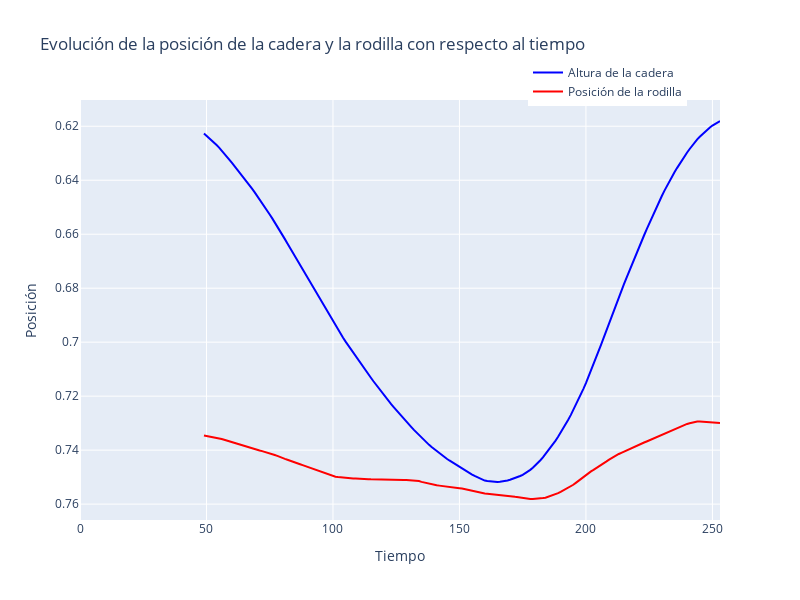
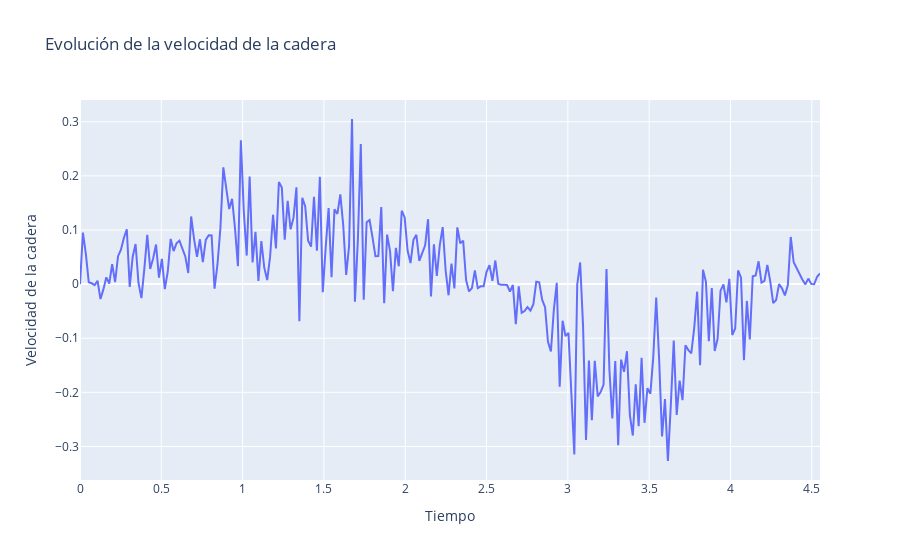
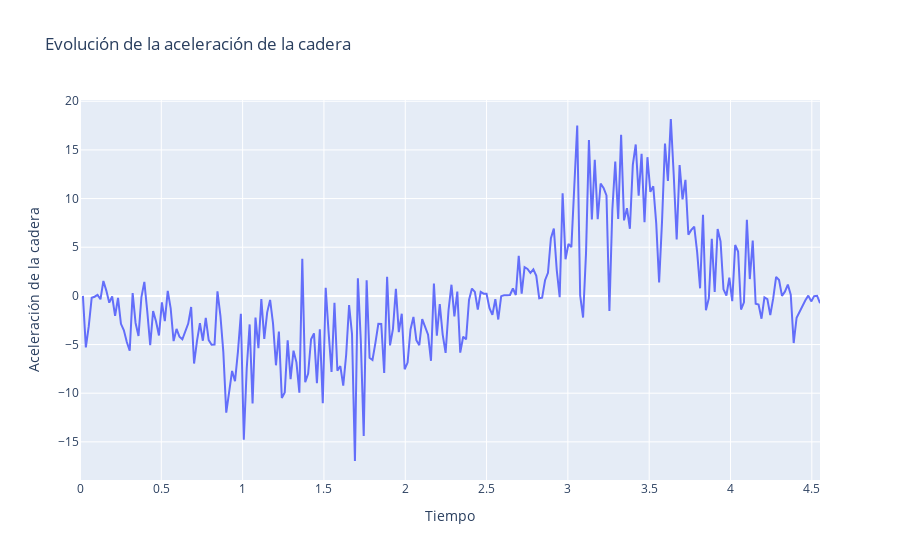

These figures' notebook cell, in order:
### Markdown cell above
# Gráficos

### Code cell
#-------------------VERSION CON PLOTLY---------------------------

window_size = 50
left_hip_y_smoothed = df_completo['LEFT_HIP_Y'].rolling(window=window_size).mean()
left_knee_y_smoothed = df_completo['LEFT_KNEE_Y'].rolling(window=window_size).mean()

#------------POSICIONES DE CADERA Y RODILLA----------------------
trace1 = go.Scatter(x=df_completo.index, y=left_hip_y_smoothed, mode='lines', name='Altura de la cadera', line=dict(color='blue'))
trace2 = go.Scatter(x=df_completo.index, y=left_knee_y_smoothed, mode='lines', name='Posición de la rodilla', line=dict(color='red'))

fig_posiciones = make_subplots(rows=1, cols=1, shared_xaxes=True, vertical_spacing=0.1)
fig_posiciones.add_trace(trace1, row=1, col=1)
fig_posiciones.add_trace(trace2, row=1, col=1)

fig_posiciones.update_layout(
    title='Evolución de la posición de la cadera y la rodilla con respecto al tiempo',
    xaxis=dict(title='Tiempo'),
    yaxis=dict(title='Posición', autorange='reversed'),  # Invertir eje Y
    yaxis2=dict(title='Posición', autorange='reversed'),  # Invertir eje Y
    legend=dict(x=0.7, y=1.1),
    height=600,
    width=800
)


#------------VELOCIDAD----------------------
# Crear figura para la velocidad de la cadera
fig_velocidad = px.line(df_completo, x='Tiempo', y='Velocidad(Cadera)_Y', title='Evolución de la velocidad de la cadera')
fig_velocidad.update_xaxes(title_text='Tiempo')
fig_velocidad.update_yaxes(title_text='Velocidad de la cadera')


#-----------ACELERACIÓN---------------------
# Crear figura para la aceleración de la cadera
fig_aceleracion = px.line(df_completo, x='Tiempo', y='Aceleracion(Cadera)_Y', title='Evolución de la aceleración de la cadera')
fig_aceleracion.update_xaxes(title_text='Tiempo')
fig_aceleracion.update_yaxes(title_text='Aceleración de la cadera')

# Mostrar las figuras
fig_posiciones.show()
fig_velocidad.show()
fig_aceleracion.show()

### Figure 1 — Plotly figure (JSON) as saved in the notebook; plotly's stock layout.template omitted (floating-point values rounded to 4 significant figures; data arrays with more than 128 entries replaced by an {"elided": "..."} marker saying what was removed)
{"data": [{"line": {"color": "blue"}, "mode": "lines", "name": "Altura de la cadera", "type": "scatter", "x": {"elided": "254 int values"}, "xaxis": "x", "y": {"elided": "254 float values"}, "yaxis": "y"}, {"line": {"color": "red"}, "mode": "lines", "name": "Posición de la rodilla", "type": "scatter", "x": {"elided": "254 int values"}, "xaxis": "x", "y": {"elided": "254 float values"}, "yaxis": "y"}], "layout": {"height": 600, "legend": {"x": 0.7, "y": 1.1}, "title": {"text": "Evolución de la posición de la cadera y la rodilla con respecto al tiempo"}, "width": 800, "xaxis": {"anchor": "y", "domain": [0, 1], "title": {"text": "Tiempo"}}, "yaxis": {"anchor": "x", "autorange": "reversed", "domain": [0, 1], "title": {"text": "Posición"}}, "yaxis2": {"autorange": "reversed", "title": {"text": "Posición"}}}}

### Figure 2 — Plotly figure (JSON) as saved in the notebook; plotly's stock layout.template omitted (floating-point values rounded to 4 significant figures; data arrays with more than 128 entries replaced by an {"elided": "..."} marker saying what was removed)
{"data": [{"hovertemplate": "Tiempo=%{x}<br>Velocidad(Cadera)_Y=%{y}<extra></extra>", "legendgroup": "", "line": {"color": "#636efa", "dash": "solid"}, "marker": {"symbol": "circle"}, "mode": "lines", "name": "", "orientation": "v", "showlegend": false, "type": "scatter", "x": {"elided": "254 float values"}, "xaxis": "x", "y": {"elided": "254 float values"}, "yaxis": "y"}], "layout": {"legend": {"tracegroupgap": 0}, "title": {"text": "Evolución de la velocidad de la cadera"}, "xaxis": {"anchor": "y", "domain": [0, 1], "title": {"text": "Tiempo"}}, "yaxis": {"anchor": "x", "domain": [0, 1], "title": {"text": "Velocidad de la cadera"}}}}

### Figure 3 — Plotly figure (JSON) as saved in the notebook; plotly's stock layout.template omitted (floating-point values rounded to 4 significant figures; data arrays with more than 128 entries replaced by an {"elided": "..."} marker saying what was removed)
{"data": [{"hovertemplate": "Tiempo=%{x}<br>Aceleracion(Cadera)_Y=%{y}<extra></extra>", "legendgroup": "", "line": {"color": "#636efa", "dash": "solid"}, "marker": {"symbol": "circle"}, "mode": "lines", "name": "", "orientation": "v", "showlegend": false, "type": "scatter", "x": {"elided": "254 float values"}, "xaxis": "x", "y": {"elided": "254 float values"}, "yaxis": "y"}], "layout": {"legend": {"tracegroupgap": 0}, "title": {"text": "Evolución de la aceleración de la cadera"}, "xaxis": {"anchor": "y", "domain": [0, 1], "title": {"text": "Tiempo"}}, "yaxis": {"anchor": "x", "domain": [0, 1], "title": {"text": "Aceleración de la cadera"}}}}
